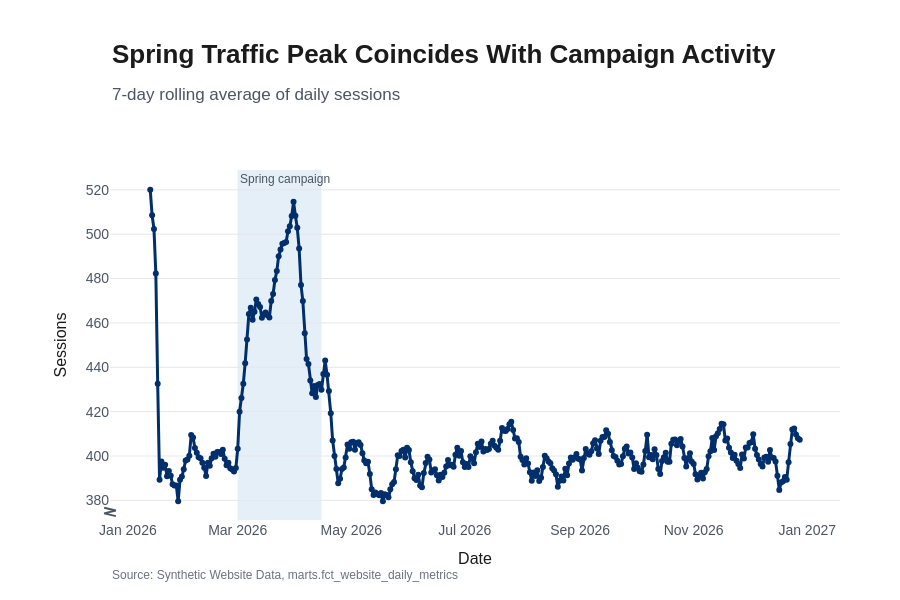

Notebook code cell kept with this figure:
### Code cell
figure = line_chart(
    daily_performance,
    x="date_day",
    y="sessions_7d_avg",
    theme=theme,
    title="Spring Traffic Peak Coincides With Campaign Activity",
    subtitle="7-day rolling average of daily sessions",
    x_axis_title="Date",
    y_axis_title="Sessions",
    event_bands=[
        {
            "start": campaign_info["campaign_start_date"].min(),
            "end": campaign_info["campaign_end_date"].max(),
            "label": "Spring campaign",
        }
    ],
    source="Synthetic Website Data, marts.fct_website_daily_metrics",
)

figure.show()

### Figure 1 — Plotly figure (JSON) as saved in the notebook; plotly's stock layout.template omitted (floating-point values rounded to 4 significant figures; data arrays with more than 128 entries replaced by an {"elided": "..."} marker saying what was removed)
{"data": [{"line": {"color": "#002F6C", "width": 3}, "marker": {"color": "#002F6C", "size": 6}, "mode": "lines+markers", "name": "Sessions 7D Avg", "type": "scatter", "x": {"elided": "350 str values"}, "y": {"elided": "350 float values"}}], "layout": {"annotations": [{"font": {"color": "#4B5563", "size": 12, "weight": 500}, "showarrow": false, "text": "Spring campaign", "x": "2026-03-01", "xanchor": "left", "xref": "x", "y": 1, "yanchor": "top", "yref": "y domain"}, {"align": "left", "font": {"color": "#1B1B1B", "family": "IBM Plex Sans, Arial, sans-serif", "size": 26, "weight": 600}, "showarrow": false, "text": "Spring Traffic Peak Coincides With Campaign Activity", "x": 0, "xanchor": "left", "xref": "paper", "y": 1.38, "yanchor": "top", "yref": "paper"}, {"align": "left", "font": {"color": "#4B5563", "family": "IBM Plex Sans, Arial, sans-serif", "size": 17, "weight": 400}, "showarrow": false, "text": "7-day rolling average of daily sessions", "x": 0, "xanchor": "left", "xref": "paper", "y": 1.25, "yanchor": "top", "yref": "paper"}, {"align": "left", "font": {"color": "#6B7280", "family": "IBM Plex Sans, Arial, sans-serif", "size": 12, "weight": 400}, "showarrow": false, "text": "Source: Synthetic Website Data, marts.fct_website_daily_metrics", "x": 0, "xanchor": "left", "xref": "paper", "y": -0.13, "yanchor": "top", "yref": "paper"}], "autosize": true, "bargap": 0.25, "font": {"color": "#1B1B1B", "family": "IBM Plex Sans, Arial, sans-serif", "size": 14, "weight": 400}, "height": 600, "hovermode": "x unified", "legend": {"font": {"color": "#1B1B1B", "family": "IBM Plex Sans, Arial, sans-serif", "size": 14, "weight": 400}, "maxheight": 0.12, "orientation": "h", "x": 0, "xanchor": "left", "y": 1.01, "yanchor": "bottom"}, "margin": {"b": 80, "l": 110, "r": 60, "t": 170}, "paper_bgcolor": "#FFFFFF", "plot_bgcolor": "#FFFFFF", "shapes": [{"fillcolor": "#4A90C2", "layer": "below", "line": {"width": 0}, "opacity": 0.14, "type": "rect", "x0": "2026-03-01", "x1": "2026-04-15", "xref": "x", "y0": 0, "y1": 1, "yref": "y domain"}, {"layer": "above", "line": {"color": "#4B5563", "width": 2}, "path": "M -0.008,0.035 L 0.008,0.027 L -0.008,0.019 L 0.008,0.011", "type": "path", "xref": "paper", "yref": "paper"}], "showlegend": false, "xaxis": {"automargin": true, "showgrid": false, "showline": false, "tickfont": {"color": "#4B5563", "family": "IBM Plex Sans, Arial, sans-serif", "size": 14, "weight": 400}, "ticks": "", "title": {"font": {"color": "#1B1B1B", "family": "IBM Plex Sans, Arial, sans-serif", "size": 16, "weight": 500}, "text": "Date"}, "zeroline": false}, "yaxis": {"automargin": true, "autorange": false, "gridcolor": "#E5E7EB", "gridwidth": 1, "range": [371.1, 528.9], "showgrid": true, "showline": false, "tickfont": {"color": "#4B5563", "family": "IBM Plex Sans, Arial, sans-serif", "size": 14, "weight": 400}, "ticks": "", "title": {"font": {"color": "#1B1B1B", "family": "IBM Plex Sans, Arial, sans-serif", "size": 16, "weight": 500}, "text": "Sessions"}, "zeroline": false, "zerolinecolor": "#D1D5DB"}}}
